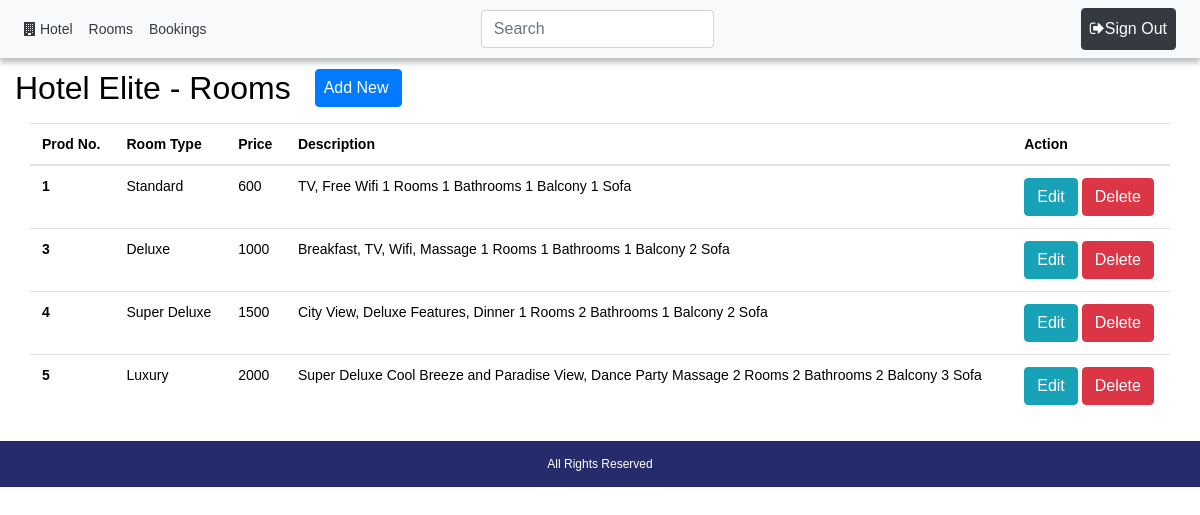
The app's page /components/room/view.php (signed in) with its own data.
### tables this page shows
CREATE TABLE IF NOT EXISTS `rooms` (
  `id` int(11) NOT NULL AUTO_INCREMENT,
  `type` varchar(20) NOT NULL,
  `price` int(11) NOT NULL,
  `description` varchar(100) NOT NULL,
  `image` varchar(20) NOT NULL,
  PRIMARY KEY (`id`)
);

### components/room/view.php (the view, shortened to what this page needs)
<?php
$path = $_SERVER['DOCUMENT_ROOT'];
$path .= "/hotel/";
require_once($path . 'connect.php');
$ReadSql = "SELECT * FROM `rooms`";
$res = mysqli_query($connection, $ReadSql);
?>
<?php require($path . 'templates/header.php') ?>
	<div class="container-fluid my-4">
		<div class="row my-2">
			<h2>Hotel Elite - Rooms</h2>
			<a href="add.php"><button type="button" class="btn btn-primary ml-4 pl-2">Add New</button></a>
		</div>
		<table class="table ">
		<thead>
			<tr>
				<th>Prod No.</th>
				<th>Room Type</th>
				<th>Price</th>
				<th>Description</th>
				<th>Action</th>
			</tr>
		</thead>
		<tbody>
		<?php
		while($r = mysqli_fetch_assoc($res)){
		?>
			<tr>
				<th scope="row"><?php echo $r['id']; ?></th>
				<td><?php echo $r['type']; ?></td>
				<td><?php echo $r['price']; ?></td>
				<td><?php echo $r['description']; ?></td>
				<td>
					<a href="update.php?id=<?php echo $r['id']; ?>"><button type="button" class="btn btn-info">Edit</button></a>
					<button type="button" class="btn btn-danger btn-xs" data-toggle="modal" data-target="#myModal<?php echo $r['id']; ?>">Delete</button>
				</td>
			</tr>
		<?php } ?>
		</tbody>
		</table>
	</div>
<?php require($path . 'templates/footer.php') ?>

### templates/header.php (shortened to what this page needs)
<?php
$server = 'http://' . $_SERVER['SERVER_NAME'] . '/hotel/';
$user_logged = false;
?>
<!DOCTYPE html>
<html>
<head>
    <link rel="stylesheet" href="https://maxcdn.bootstrapcdn.com/bootstrap/4.0.0/css/bootstrap.min.css">
    <link href="//maxcdn.bootstrapcdn.com/font-awesome/4.7.0/css/font-awesome.min.css" rel="stylesheet">
    <link rel="stylesheet" href="<?php echo $server; ?>css/style.css" >
</head>
<body>
<header class="d-flex w-100">
	<nav class="navbar navbar-expand-lg w-100 bg-light">
		<div class="navbar-collapse collapse justify-content-between">
			<ul class="navbar-nav" id="navbar">
				<li class="nav-item active">
					<a class="nav-link text-dark" href="<?php echo $server; ?>index.php"><i class="fa fa-building text-dark"></i> Hotel</a>
				</li>
				<?php if (isset($_SESSION['loggedin']) && $_SESSION['loggedin'] == true) {
					$user_logged = true;
					if ($_SESSION['role'] == 'admin') { ?>
						<li class="nav-item">
							<a class="nav-link text-dark" href="<?php echo $server; ?>components/room/view.php">Rooms</a>
						</li>
						<li class="nav-item">
							<a class="nav-link text-dark" href="<?php echo $server; ?>components/booking/view.php">Bookings</a>
						</li>
					<?php } else { ?>
						<li class="nav-item">
							<a class="nav-link text-dark" href="<?php echo $server; ?>components/booking/view.php">Bookings</a>
						</li>
				<?php }
				} ?>
			</ul>
			<ul class="navbar-nav">
				<div class="d-flex my-2 my-lg-0">
				    <input id="searchInput" class="form-control mr-sm-2" type="search" placeholder="Search" aria-label="Search">
				    <button id="searchBtn"class="btn btn-outline-light m-2 my-sm-0" type="button">Search</button>
				</div>
			</ul>
			<ul class="navbar-nav">
				<?php
				if ($user_logged) { ?>
					<li class="nav-item mr-sm-2">
						<a class="nav-link btn btn-dark text-white" href="<?php echo $server; ?>logout.php"><span><i class="fa fa-sign-out text-white"></i></span>Sign Out</a>
					</li>
				<?php } else { ?>
				    <li class="nav-item mr-sm-2">
						<a class="nav-link btn btn-primary text-white" href="<?php echo $server; ?>login.php"><span><i class="fa fa-sign-in text-white"></i></span> Sign In</a>
					</li>
				<?php } ?>
			</ul>
		</div>
	</nav>
</header>
<div class="container-fluid page-container">

### templates/footer.php (shortened to what this page needs)
</div>
<footer class="footer-container row justify-content-center mt-4 py-3">
	<div class="text-white">All Rights Reserved </div>
</footer>
</body>
</html>

### css/style.css (style rules this page uses)
* { color: black; }
html, body { height: 100%; }
#navbar li a { color: #eee; }
.page-container { padding-top: 45px; }
.footer-container { position: relative; left: 0; bottom: 0; font-size: 12px; width: 100%; margin: auto; background-color: #262b6b; }
header { box-shadow: 0px 5px 5px #6c757d6b; position: fixed; z-index: 99; top: 0; }

### templates/header.php (style rules this page uses)
body { font: 14px sans-serif; }

### records on screen
rooms: id "1", type "Standard", price "600", description "TV, Free Wifi 1 Rooms 1 Bathrooms 1 Balcony 1 Sofa"
rooms: id "3", type "Deluxe", price "1000", description "Breakfast, TV, Wifi, Massage 1 Rooms 1 Bathrooms 1 Balcony 2 Sofa"
rooms: id "4", type "Super Deluxe", price "1500", description "City View, Deluxe Features, Dinner 1 Rooms 2 Bathrooms 1 Balcony 2 Sofa"
rooms: id "5", type "Luxury", price "2000", description "Super Deluxe Cool Breeze and Paradise View, Dance Party Massage 2 Rooms 2 Bathrooms 2 Balcony 3 Sofa"
